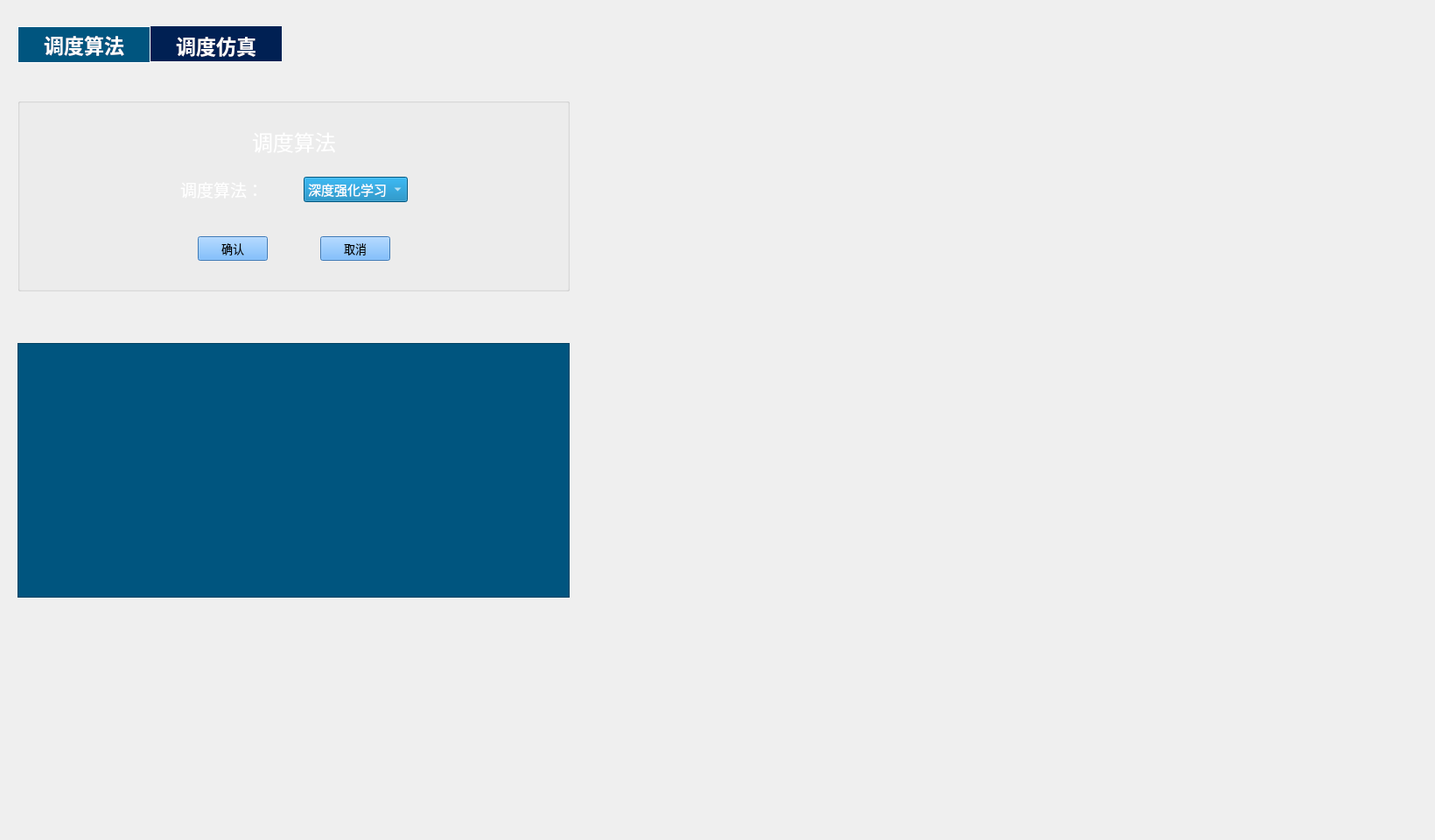
        <widget class="QWidget" name="DiDu3">
         <widget class="QTabWidget" name="tabWidget_4">
          <property name="geometry">
           <rect>
            <x>20</x>
            <y>30</y>
            <width>1611</width>
            <height>921</height>
           </rect>
          </property>
          <property name="font">
           <font>
            <pointsize>17</pointsize>
            <weight>75</weight>
            <bold>true</bold>
           </font>
          </property>
          <property name="styleSheet">
           <string notr="true">QTabWidget:pane {background:  transparent; border-color: rgb(255, 255, 255);}
QTabBar::tab{width:150}
QTabBar::tab{height:40}
QTabBar::tab{color: rgb(255, 255, 255);}
QTabBar::tab{background-color: rgb(0, 32, 83);}
QTabBar::tab:selected{background-color: rgb(0, 85, 127);color:white;border:1px solid white;}</string>
          </property>
          <property name="currentIndex">
           <number>0</number>
          </property>
          <widget class="QWidget" name="tab_14">
           <attribute name="title">
            <string>调度算法</string>
           </attribute>
           <widget class="DRAWmap" name="paintMap2" native="true">
            <property name="geometry">
             <rect>
              <x>680</x>
              <y>40</y>
              <width>941</width>
              <height>571</height>
             </rect>
            </property>
           </widget>
           <widget class="QWidget" name="widget_3" native="true">
            <property name="geometry">
             <rect>
              <x>0</x>
              <y>20</y>
              <width>651</width>
              <height>811</height>
             </rect>
            </property>
            <widget class="QGroupBox" name="groupBox_36">
             <property name="geometry">
              <rect>
               <x>0</x>
               <y>20</y>
               <width>631</width>
               <height>221</height>
              </rect>
             </property>
             <property name="title">
              <string/>
             </property>
             <layout class="QVBoxLayout" name="verticalLayout_6">
              <item>
               <spacer name="verticalSpacer_7">
                <property name="orientation">
                 <enum>Qt::Vertical</enum>
                </property>
                <property name="sizeHint" stdset="0">
                 <size>
                  <width>20</width>
                  <height>40</height>
                 </size>
                </property>
               </spacer>
              </item>
              <item>
               <widget class="QWidget" name="widget_6" native="true">
                <layout class="QGridLayout" name="gridLayout_5">
                 <item row="0" column="2">
                  <spacer name="horizontalSpacer_3">
                   <property name="orientation">
                    <enum>Qt::Horizontal</enum>
                   </property>
                   <property name="sizeHint" stdset="0">
                    <size>
                     <width>40</width>
                     <height>20</height>
                    </size>
                   </property>
                  </spacer>
                 </item>
                 <item row="0" column="1">
                  <widget class="QLabel" name="label_236">
                   <property name="text">
                    <string>&lt;html&gt;&lt;head/&gt;&lt;body&gt;&lt;p&gt;&lt;span style=&quot; font-size:18pt; color:#ffffff;&quot;&gt;调度算法&lt;/span&gt;&lt;/p&gt;&lt;/body&gt;&lt;/html&gt;</string>
                   </property>
                  </widget>
                 </item>
                 <item row="0" column="0">
                  <spacer name="horizontalSpacer_2">
                   <property name="orientation">
                    <enum>Qt::Horizontal</enum>
                   </property>
                   <property name="sizeHint" stdset="0">
                    <size>
                     <width>40</width>
                     <height>20</height>
                    </size>
                   </property>
                  </spacer>
                 </item>
                 <item row="1" column="1">
                  <spacer name="verticalSpacer_4">
                   <property name="orientation">
                    <enum>Qt::Vertical</enum>
                   </property>
                   <property name="sizeHint" stdset="0">
                    <size>
                     <width>20</width>
                     <height>40</height>
                    </size>
                   </property>
                  </spacer>
                 </item>
                </layout>
               </widget>
              </item>
              <item>
               <layout class="QHBoxLayout" name="horizontalLayout_23">
                <item>
                 <spacer name="horizontalSpacer_5">
                  <property name="orientation">
                   <enum>Qt::Horizontal</enum>
                  </property>
                  <property name="sizeHint" stdset="0">
                   <size>
                    <width>40</width>
                    <height>20</height>
                   </size>
                  </property>
                 </spacer>
                </item>
                <item>
                 <widget class="QLabel" name="label_56">
                  <property name="text">
                   <string>&lt;html&gt;&lt;head/&gt;&lt;body&gt;&lt;p&gt;&lt;span style=&quot; font-size:14pt; color:#ffffff;&quot;&gt;调度算法：&lt;/span&gt;&lt;/p&gt;&lt;/body&gt;&lt;/html&gt;</string>
                  </property>
                 </widget>
                </item>
                <item>
                 <spacer name="horizontalSpacer_4">
                  <property name="orientation">
                   <enum>Qt::Horizontal</enum>
                  </property>
                  <property name="sizeType">
                   <enum>QSizePolicy::Maximum</enum>
                  </property>
                  <property name="sizeHint" stdset="0">
                   <size>
                    <width>40</width>
                    <height>20</height>
                   </size>
                  </property>
                 </spacer>
                </item>
                <item>
                 <widget class="QComboBox" name="comboBox_6">
                  <property name="sizePolicy">
                   <sizepolicy hsizetype="Preferred" vsizetype="Preferred">
                    <horstretch>0</horstretch>
                    <verstretch>0</verstretch>
                   </sizepolicy>
                  </property>
                  <property name="font">
                   <font>
                    <pointsize>11</pointsize>
                   </font>
                  </property>
                  <property name="styleSheet">
                   <string notr="true">background-color: rgb(0, 122, 179);
color: rgb(255, 255, 255);</string>
                  </property>
                  <item>
                   <property name="text">
                    <string>深度强化学习</string>
                   </property>
                  </item>
                 </widget>
                </item>
                <item>
                 <spacer name="horizontalSpacer_6">
                  <property name="orientation">
                   <enum>Qt::Horizontal</enum>
                  </property>
                  <property name="sizeHint" stdset="0">
                   <size>
                    <width>40</width>
                    <height>20</height>
                   </size>
                  </property>
                 </spacer>
                </item>
               </layout>
              </item>
              <item>
               <spacer name="verticalSpacer_5">
                <property name="orientation">
                 <enum>Qt::Vertical</enum>
                </property>
                <property name="sizeHint" stdset="0">
                 <size>
                  <width>20</width>
                  <height>50</height>
                 </size>
                </property>
               </spacer>
              </item>
              <item>
               <layout class="QHBoxLayout" name="horizontalLayout_10">
                <property name="spacing">
                 <number>30</number>
                </property>
                <property name="topMargin">
                 <number>15</number>
                </property>
                <property name="bottomMargin">
                 <number>15</number>
                </property>
                <item>
                 <spacer name="horizontalSpacer_8">
                  <property name="orientation">
                   <enum>Qt::Horizontal</enum>
                  </property>
                  <property name="sizeHint" stdset="0">
                   <size>
                    <width>40</width>
                    <height>20</height>
                   </size>
                  </property>
                 </spacer>
                </item>
                <item>
                 <widget class="QPushButton" name="pushButton_109">
                  <property name="sizePolicy">
                   <sizepolicy hsizetype="Minimum" vsizetype="Preferred">
                    <horstretch>0</horstretch>
                    <verstretch>0</verstretch>
                   </sizepolicy>
                  </property>
                  <property name="font">
                   <font>
                    <pointsize>10</pointsize>
                   </font>
                  </property>
                  <property name="styleSheet">
                   <string notr="true">background-color: rgb(85, 170, 255);</string>
                  </property>
                  <property name="text">
                   <string>确认</string>
                  </property>
                 </widget>
                </item>
                <item>
                 <spacer name="horizontalSpacer_7">
                  <property name="orientation">
                   <enum>Qt::Horizontal</enum>
                  </property>
                  <property name="sizeType">
                   <enum>QSizePolicy::Maximum</enum>
                  </property>
                  <property name="sizeHint" stdset="0">
                   <size>
                    <width>30</width>
                    <height>20</height>
                   </size>
                  </property>
                 </spacer>
                </item>
                <item>
                 <widget class="QPushButton" name="pushButton_110">
                  <property name="sizePolicy">
                   <sizepolicy hsizetype="Minimum" vsizetype="Preferred">
                    <horstretch>0</horstretch>
                    <verstretch>0</verstretch>
                   </sizepolicy>
                  </property>
                  <property name="font">
                   <font>
                    <pointsize>10</pointsize>
                   </font>
                  </property>
                  <property name="styleSheet">
                   <string notr="true">background-color: rgb(85, 170, 255);</string>
                  </property>
                  <property name="text">
                   <string>取消</string>
                  </property>
                 </widget>
                </item>
                <item>
                 <spacer name="horizontalSpacer_9">
                  <property name="orientation">
                   <enum>Qt::Horizontal</enum>
                  </property>
                  <property name="sizeHint" stdset="0">
                   <size>
                    <width>40</width>
                    <height>20</height>
                   </size>
                  </property>
                 </spacer>
                </item>
               </layout>
              </item>
              <item>
               <spacer name="verticalSpacer_6">
                <property name="orientation">
                 <enum>Qt::Vertical</enum>
                </property>
                <property name="sizeHint" stdset="0">
                 <size>
                  <width>20</width>
                  <height>40</height>
                 </size>
                </property>
               </spacer>
              </item>
             </layout>
            </widget>
            <widget class="QTableView" name="diaodulist">
             <property name="enabled">
              <bool>false</bool>
             </property>
             <property name="geometry">
              <rect>
               <x>0</x>
               <y>300</y>
               <width>631</width>
               <height>291</height>
              </rect>
             </property>
             <property name="font">
              <font>
               <family>宋体 13</family>
               <pointsize>14</pointsize>
               <weight>50</weight>
               <italic>false</italic>
               <bold>false</bold>
              </font>
             </property>
             <property name="styleSheet">
              <string notr="true">alternate-background-color: rgb(3, 16, 71);
font: 14pt &quot;宋体&quot; bold;
color: rgb(255, 255, 255);
background-color: rgb(0, 85, 127);
gridline-color: rgb(255, 255, 255);
border-color: rgb(255, 255, 255);</string>
             </property>
             <attribute name="verticalHeaderVisible">
              <bool>false</bool>
             </attribute>
            </widget>
           </widget>
          </widget>
          <widget class="QWidget" name="tab_15">
           <attribute name="title">
            <string>调度仿真</string>
           </attribute>
          </widget>
         </widget>
        </widget>
